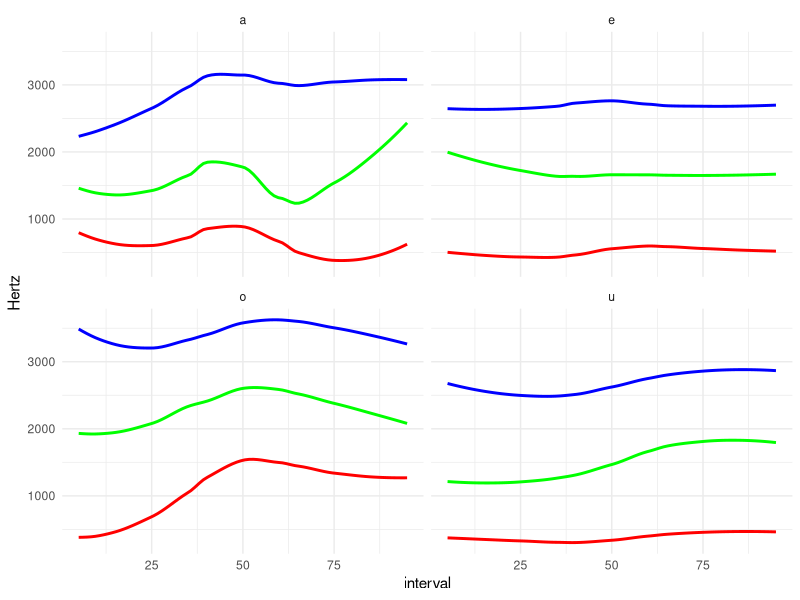

This figure's R source:
## ---- chunk 1
knitr::opts_chunk$set(echo = TRUE)
knitr::opts_knit$set(root.dir = here::here())
library(tidyverse)
theme_set(theme_minimal())
## ---- chunk 2
trajectories <- read_csv("./static/data/nichols-2018/tulemupepelako.csv")
trajectories
## ---- chunk 3
trajectories_gath <- gather(trajectories, "formant", "value", F1_05:F3_95)
trajectories_gath
## ---- chunk 4
trajectories_sep <- separate(trajectories_gath, formant, c("formant", "interval"), convert = TRUE)
trajectories_sep
## ---- chunk 5
trajectories_spr <- spread(trajectories_sep, formant, value)
trajectories_spr
## ---- chunk 6
trajectories <- trajectories %>%
  gather("formant", "value", F1_05:F3_95) %>%
  separate(formant, c("formant", "interval"), convert = TRUE) %>%
  spread(formant, value)
## ---- chunk 7
trajectories %>%
  ggplot(aes(x = interval)) +
  geom_smooth(aes(y = F1), se = FALSE, colour = "red") +
  geom_smooth(aes(y = F2), se = FALSE, colour = "green") +
  geom_smooth(aes(y = F3), se = FALSE, colour = "blue") +
  facet_wrap(~ Vowel) +
  ylab("Hertz")
